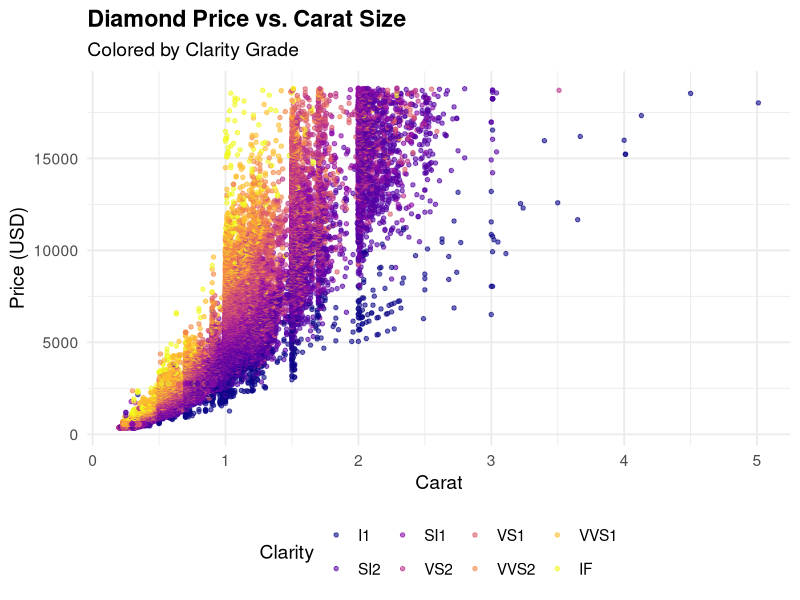

The R source for this figure:
## ---- chunk 1
suppressPackageStartupMessages(library(tidyverse))
## ---- chunk 2
ggplot(diamonds, aes(x = carat, y = price, color = clarity)) +
  geom_point(alpha = 0.6, size = 1.2) +
  scale_color_viridis_d(option = "C") +
  labs(
    title = "Diamond Price vs. Carat Size",
    subtitle = "Colored by Clarity Grade",
    x = "Carat",
    y = "Price (USD)",
    color = "Clarity"
  ) +
  theme_minimal(base_size = 14) +
  theme(
    plot.title = element_text(face = "bold"),
    legend.position = "bottom"
  )

